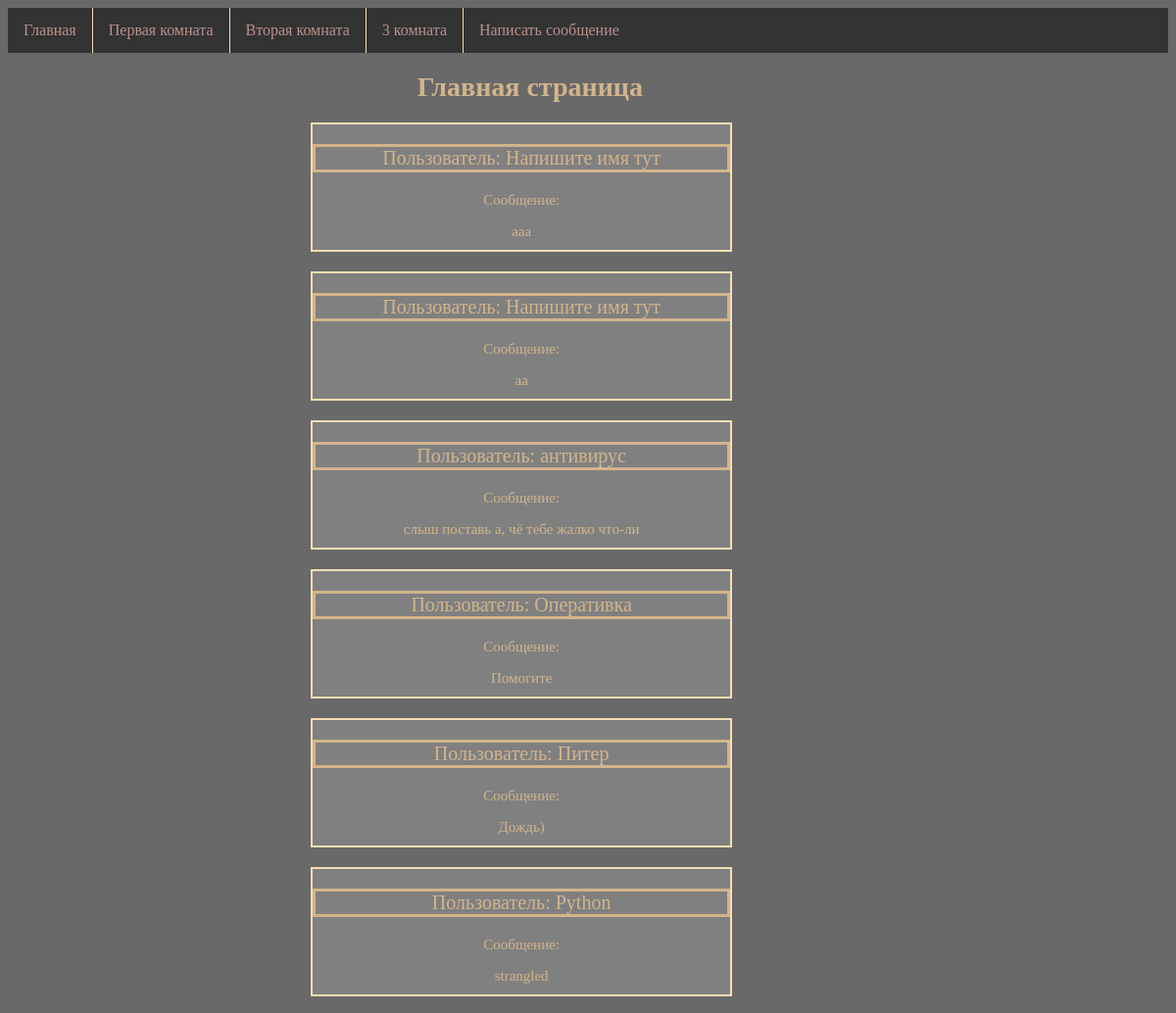
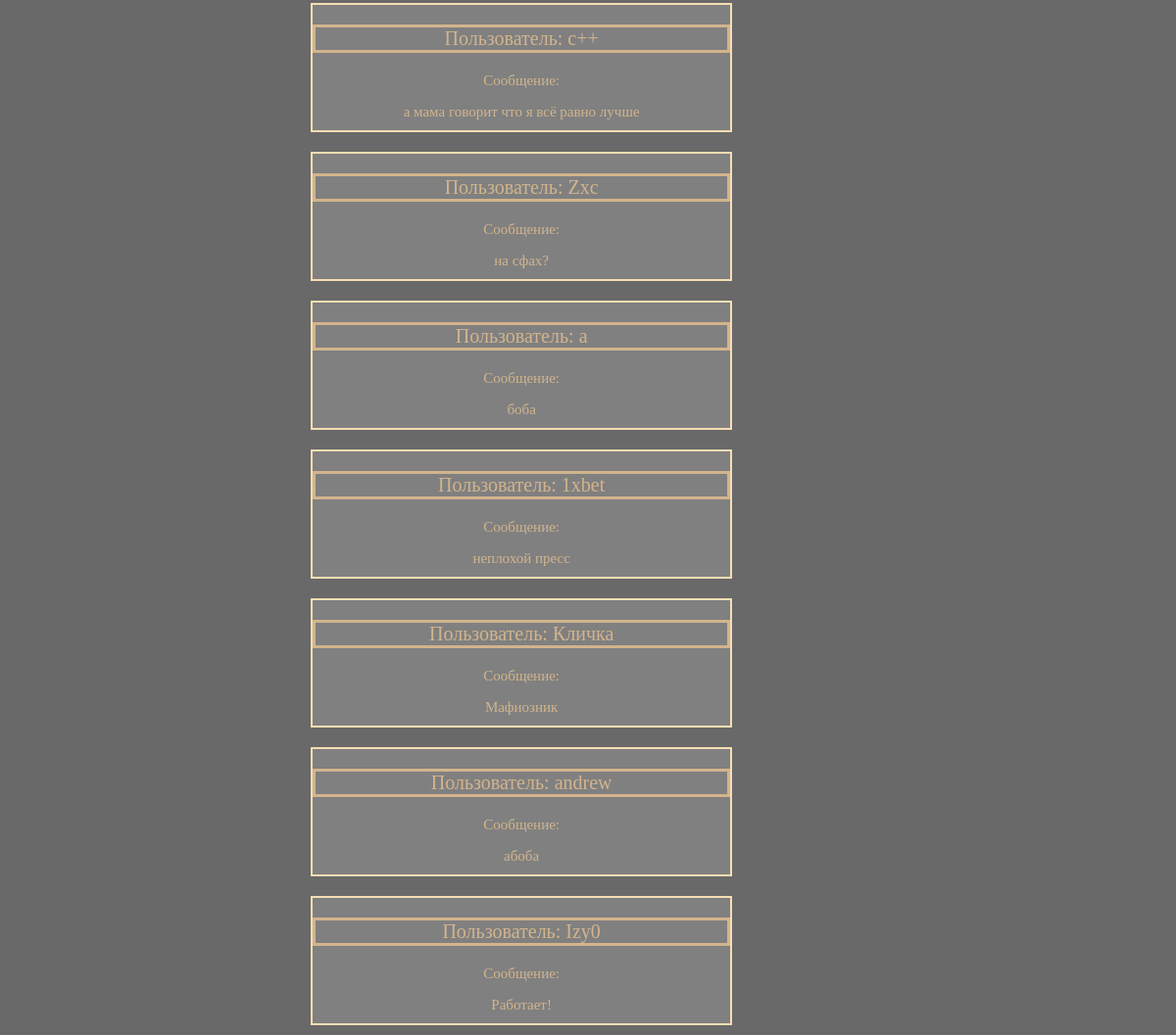
The page / on the database its author committed (2 pictures, top to bottom).
### main/models.py (models this page shows, shortened)
class Users(models.Model):
    name = models.CharField('Имя',max_length=50,default='anon')
    message = models.TextField('Сообщение',max_length=1000)
    room = models.CharField('Комната',max_length=1,default='0')
    class Meta:
        verbose_name = 'Сообщение'
        verbose_name_plural = 'Сообщения'

### main/views.py (the view)
# urls.py: path('',views.index,name='home'),
def index(request):
    message = Users.objects.order_by('-id')
    return render(request, 'main/index.html', {'message':message})

### main/templates/main/index.html (shortened to what this page needs)
{% extends 'main/layout.html' %}
{%block content%}
  <h1>Главная страница</h1>
  <div class="features">
    {%for i in message%}
      <div class="message-array">
          <p class="name">Пользователь: {{ i.name}}</p>
          <p>Сообщение:
            <p>{{ i.message }}</p>
      </div>
    {%endfor%}
{% endblock %}

### main/templates/main/layout.html (shortened to what this page needs)
{% load static%}
<!DOCTYPE html>
<html lang="ru">
  <head>
    <link rel="stylesheet" href="{% static 'main/css/style.css'%}"/>
  </head>
  <body>
    <ul>
      <li><a href="{%url 'home'%}">Главная</a></li>
      <li> <a href="{%url 'first'%}">Первая комната</a></li>
      <li><a href="{%url 'second'%}">Вторая комната</a></li>
      <li><a href="{%url 'third'%}">3 комната</a></li>
      <li><a href="{%url 'chat'%}">Написать сообщение</a></li>
    </ul>
    <main>
      {% block content %}
      {% endblock%}
    </main>
  </body>
</html>

### main/static/main/css/style.css (style rules this page uses)
body { background:#696969; }
main { text-align: center; float: center; width:90%; }
main div .message-array { width:40%; margin: 20px 29%; background: #808080; border: 2px solid #F5DEB3; margin-bottom: 10px; }
main h1 { font-size: 28px; margin-bottom: 20px; color:#D2B48C; }
main div .name { font-size: 20px; margin-bottom: 20px; color:#D2B48C; border: 3px solid #D2B48C; }
main div p { font-size: 15px; margin-bottom: 10px; color:#D2B48C; }
ul { list-style-type: none; margin: 0; padding: 0; overflow: hidden; background-color: #333; }
li { float: left; border-right: 1px solid #F5DEB3; }
li a { display: block; color: #BC8F8F; text-align: center; padding: 14px 16px; text-decoration: none; }
li:last-child { border-right: none; }

### rows shown on the page
Users: name "Напишите имя тут", message "ааа"
Users: name "Напишите имя тут", message "аа"
Users: name "антивирус", message "слыш поставь а, чё тебе жалко что-ли"
Users: name "Оперативка", message "Помогите"
Users: name "Питер", message "Дождь)"
Users: name "Python", message "strangled"
Users: name "с++", message "а мама говорит что я всё равно лучше"
Users: name "Zxc", message "на сфах?"
Users: name "a", message "боба"
Users: name "1xbet", message "неплохой пресс"
Users: name "Кличка", message "Мафиозник"
Users: name "andrew", message "абоба"
Users: name "Izy0", message "Работает!"
